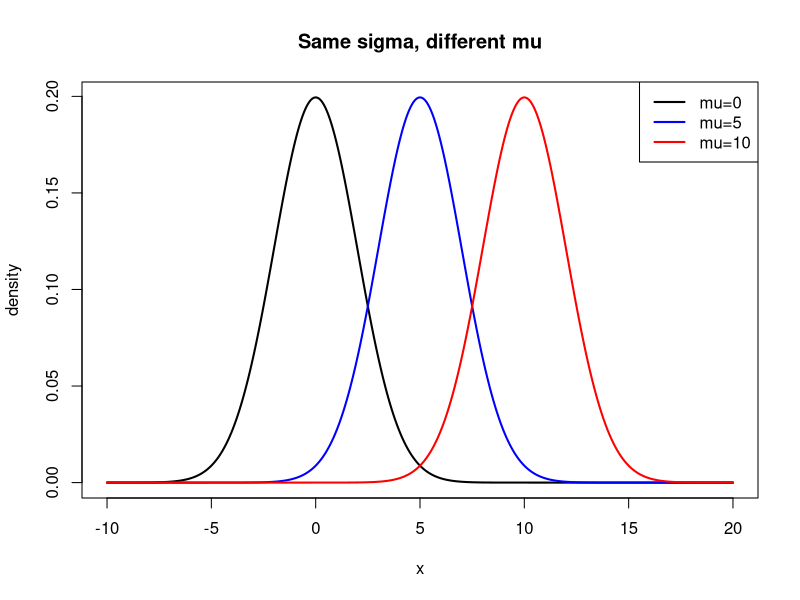
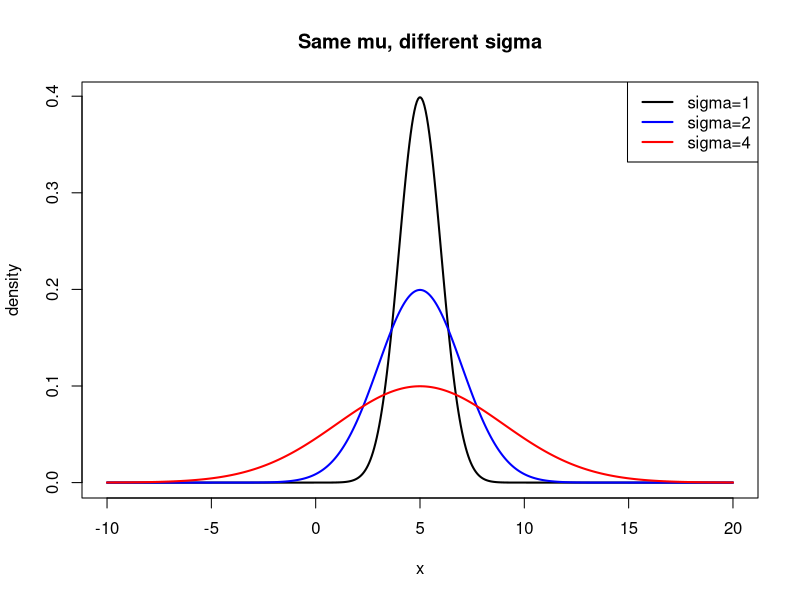
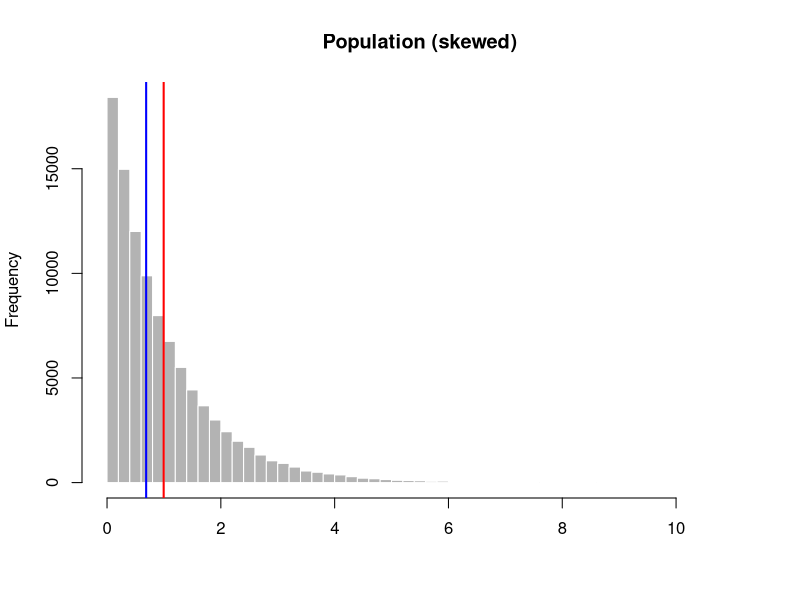
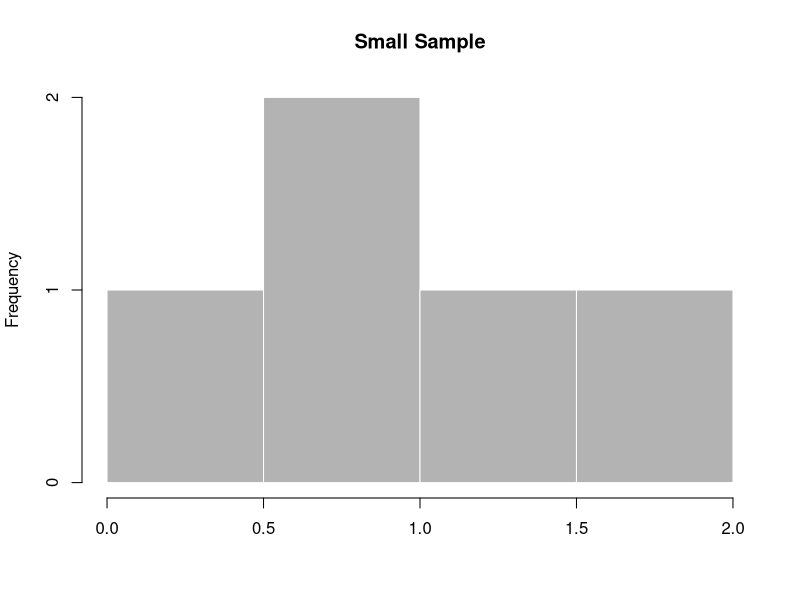
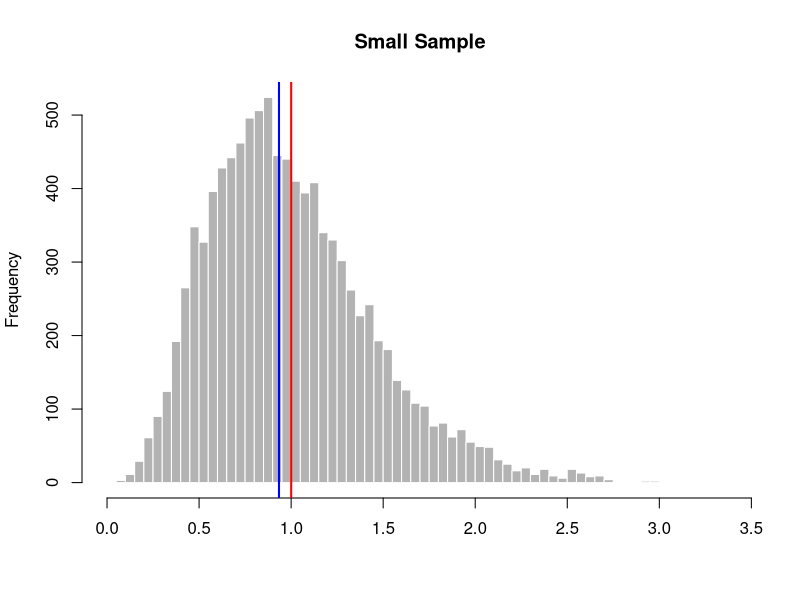
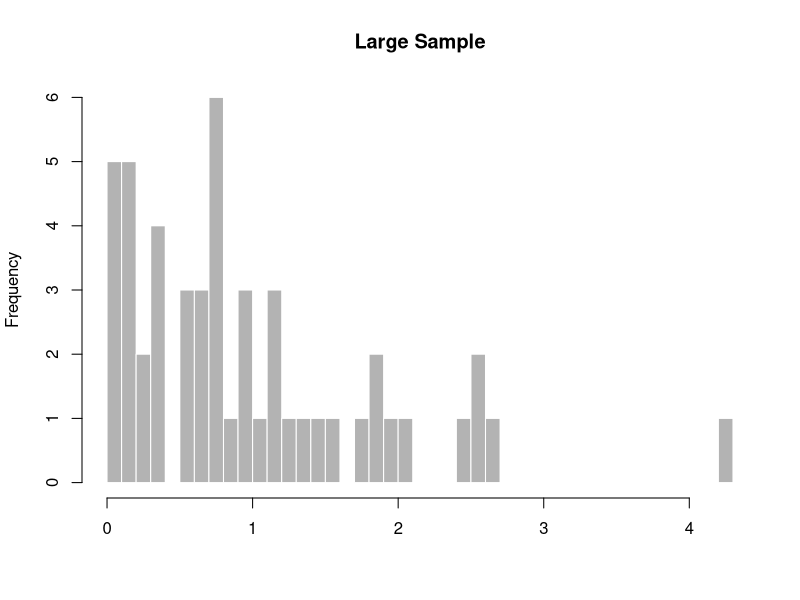
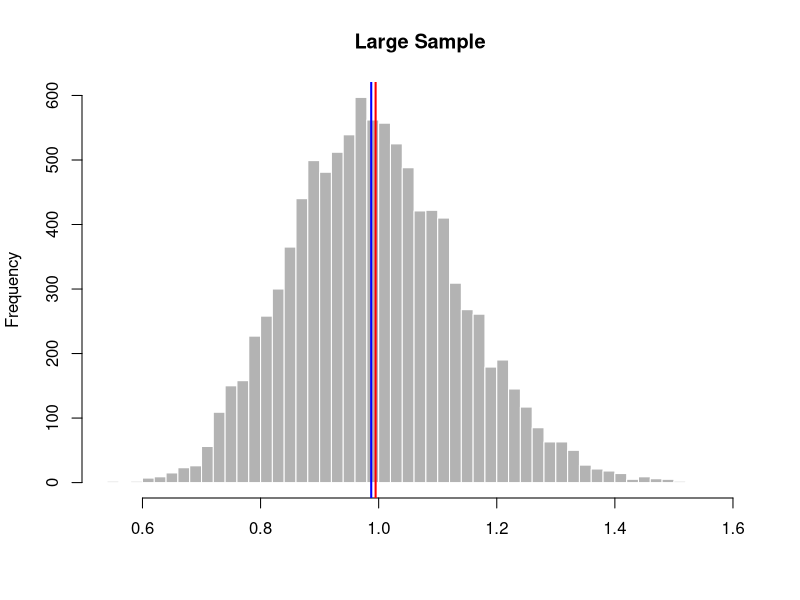

Write the R code that produced these figures, in order.



# The Normal Distribution ------------------------------------------------------

# Parameters:
#   μ, mu - center (mean)
#   σ, sigma - spread (standard deviation)
# The mean and standard deviation are independent of each other,
# you can have any center with any spread.
#
# The mean and standard deviation are finite. Meaning, the mean is a specific number.
# Finite standard deviation describes how fast the tails of the distribution decay.

# Central Limit Theorem
# For sample of independent observations (n) drawn from a population, the means of
# each sample will converge upon a distribution (Normal distribution), with a mean
# and standard deviation. The key to this pattern is dependent on n grows larger.


# Empirical Rule: 68-95-99.7
# 68% of data falls within 1 SD of the mean
# 95% of the data falls within 2 SDs of the mean
# 99.7% of the data falls within 3 SDs of the mean


# Simulation, Normal Distribtion  ----------------------------------------------

set.seed(27)

# Plot to demonstrate how mu affects position or the center of distribution
par(mfrow = c(1, 1))
x <- seq(-10, 20, length.out = 500)
plot(x, dnorm(x, mean = 0, sd = 2), type = "l", lwd = 2, col = "black",
     ylab = "density", main = "Same sigma, different mu")
lines(x, dnorm(x, mean = 5, sd = 2), lwd = 2, col = "blue")
lines(x, dnorm(x, mean = 10, sd = 2), lwd = 2, col = "red")
legend("topright", legend = c("mu=0", "mu=5", "mu=10"),
       col = c("black","blue","red"), lwd = 2)

# Plot to demonstrate how sigma affects the spread of the distribution
plot(x, dnorm(x, mean = 5, sd = 1), type = "l", lwd = 2, col = "black",
     ylab = "density", main = "Same mu, different sigma")
lines(x, dnorm(x, mean = 5, sd = 2), lwd = 2, col = "blue")
lines(x, dnorm(x, mean = 5, sd = 4), lwd = 2, col = "red")
legend("topright", legend = c("sigma=1", "sigma=2", "sigma=4"),
       col = c("black","blue","red"), lwd = 2)


# Independence of mu and sigma
big_mean_small_sd  <- rnorm(10000, mean = 100, sd = 1)
small_mean_big_sd  <- rnorm(10000, mean = 1,   sd = 20)

c(mean(big_mean_small_sd), sd(big_mean_small_sd))
c(mean(small_mean_big_sd), sd(small_mean_big_sd))


# Empiral Rule
z <- rnorm(100000, mean = 0, sd = 1)
mean(abs(z) < 1)   # within 1 sd
mean(abs(z) < 2)   # within 2 sd
mean(abs(z) < 3)   # within 3 sd


# Simulation, Central Limit Theorem --------------------------------------------


# Population
# Population is intentionally skewed to be able to see how the CTL works 
# (distribution of sample means is normal)

set.seed(21)

population <- rexp(100000, rate = 1)
hist(population,
     breaks = 50, col = "grey70", border = "white",
     main = "Population (skewed)",
     xlab = "")
abline(v = mean(population), col = "red", lwd = 2, lty = 1)
abline(v = median(population), col = "blue", lwd = 2, lty = 1)

mean(population)
median(population)
sd(population)

mean(population) - median(population)




# Small sample size
set.seed(22)
small_sample <- sample(population, size = 5, replace = TRUE)
hist(small_sample,
     breaks = 5, col = "grey70", border = "white", replace = TRUE,
     main = "Small Sample",
     xlab = "")


small_mean <- replicate(10000, mean(sample(population, size = 5, replace = TRUE)))
hist(small_mean,
     breaks = 50, col = "grey70", border = "white",
     main = "Small Sample",
     xlab = "")
abline(v = mean(small_mean), col = "red", lwd = 2, lty = 1)
abline(v = median(small_mean), col = "blue", lwd = 2, lty = 1)

mean(small_mean)
median(small_mean)
sd(small_mean)

mean(small_mean) - median(small_mean)


# Large sample size
set.seed(23)

large_sample <- sample(population, size = 50, replace = TRUE)
hist(large_sample,
     breaks = 50, col = "grey70", border = "white",
     main = "Large Sample",
     xlab = "")


large_mean <- replicate(10000, mean(sample(population, size = 50, replace = TRUE)))
hist(large_mean,
     breaks = 50, col = "grey70", border = "white",
     main = "Large Sample",
     xlab = "")
abline(v = mean(large_mean), col = "red", lwd = 2, lty = 1)
abline(v = median(large_mean), col = "blue", lwd = 2, lty = 1)

mean(large_mean)
median(large_mean)
sd(large_mean)

mean(large_mean) - median(large_mean)
